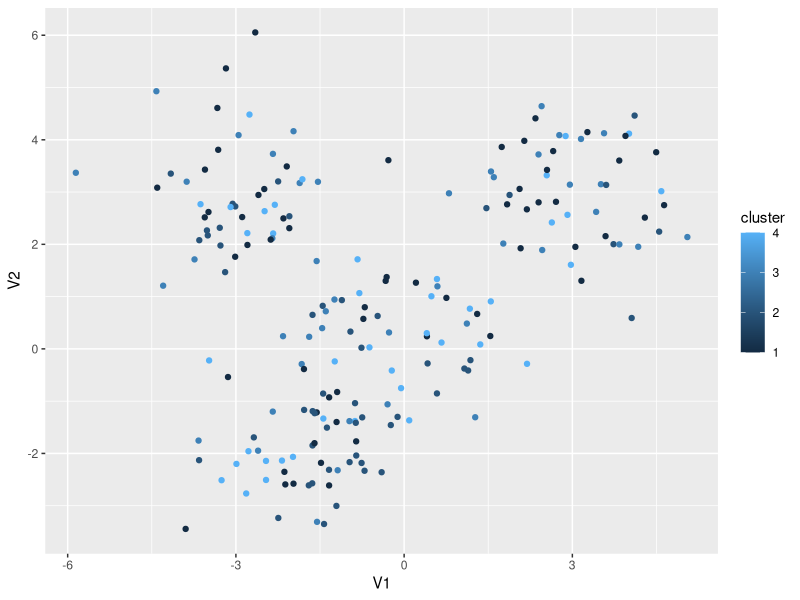

Source code (R):
library(MASS)
library(tidyverse)
# Chinese Restaurant Process Demo

n_init_clusts <- 4

# Our sample data has 4 true clusters of 2d normals
Sigma <- matrix(c(1,0,0,1),2,2)

sample_data <- list(
  c(-3,3),
  c( 3,3),
  c(-2,-2),
  c(0,0)
) %>% 
  purrr::map_df(~as_tibble(mvrnorm(n = 50, mu = ., Sigma = Sigma))) %>% 
  mutate(id = 1:n()) %>% 
  mutate(cluster = sample(x = 1:n_init_clusts, size = n(), replace = TRUE))

get_cluster_centers <- . %>% 
  group_by(cluster) %>% 
  summarise(
    mean_V1 = mean(V1),
    mean_v2 = mean(V2)
  )
  

ggplot(sample_data, aes(x = V1, y = V2)) +
  geom_point(aes(color = cluster))

# Initialize Clusters
clusters <- sample_data %>% get_cluster_centers()

# Randomly assign points to clusters

# For each point, get pairwise distances between point and cluster centers
current_id <- 1

  # Calculate probabilities of joining each cluster or making a new one

  # Draw and record which cluster was joined

  # Repeat for each datapoint. 
